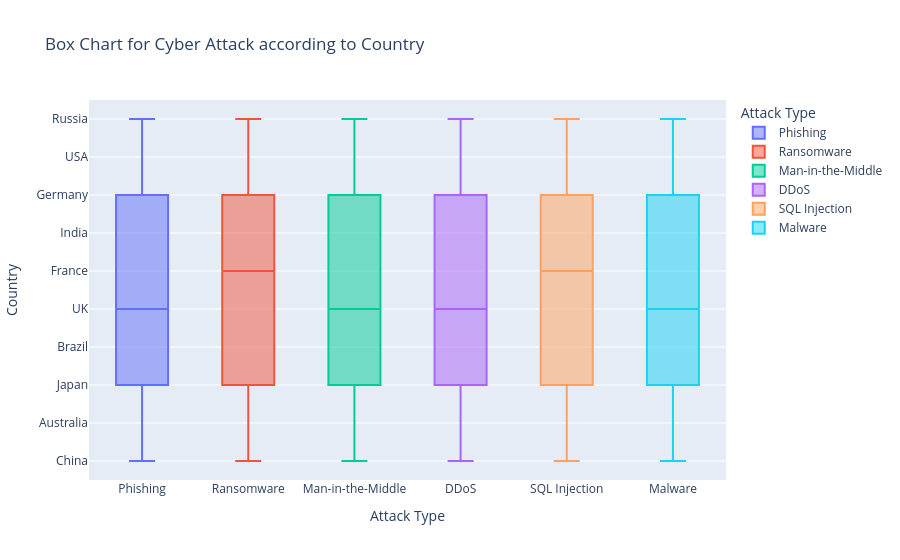

The notebook cell this image was saved under:
### Code cell
fix=px.box(df,x="Attack Type",y="Country",color="Attack Type",title="Box Chart for Cyber Attack according to Country ")
fix.show()

### Figure 1 — Plotly figure (JSON) as saved in the notebook; plotly's stock layout.template omitted (floating-point values rounded to 4 significant figures; data arrays with more than 128 entries replaced by an {"elided": "..."} marker saying what was removed)
{"data": [{"alignmentgroup": "True", "hovertemplate": "Attack Type=%{x}<br>Country=%{y}<extra></extra>", "legendgroup": "Phishing", "marker": {"color": "#636efa"}, "name": "Phishing", "notched": false, "offsetgroup": "Phishing", "orientation": "v", "showlegend": true, "type": "box", "x": {"elided": "529 str values"}, "x0": " ", "xaxis": "x", "y": {"elided": "529 str values"}, "y0": " ", "yaxis": "y"}, {"alignmentgroup": "True", "hovertemplate": "Attack Type=%{x}<br>Country=%{y}<extra></extra>", "legendgroup": "Ransomware", "marker": {"color": "#EF553B"}, "name": "Ransomware", "notched": false, "offsetgroup": "Ransomware", "orientation": "v", "showlegend": true, "type": "box", "x": {"elided": "493 str values"}, "x0": " ", "xaxis": "x", "y": {"elided": "493 str values"}, "y0": " ", "yaxis": "y"}, {"alignmentgroup": "True", "hovertemplate": "Attack Type=%{x}<br>Country=%{y}<extra></extra>", "legendgroup": "Man-in-the-Middle", "marker": {"color": "#00cc96"}, "name": "Man-in-the-Middle", "notched": false, "offsetgroup": "Man-in-the-Middle", "orientation": "v", "showlegend": true, "type": "box", "x": {"elided": "459 str values"}, "x0": " ", "xaxis": "x", "y": {"elided": "459 str values"}, "y0": " ", "yaxis": "y"}, {"alignmentgroup": "True", "hovertemplate": "Attack Type=%{x}<br>Country=%{y}<extra></extra>", "legendgroup": "DDoS", "marker": {"color": "#ab63fa"}, "name": "DDoS", "notched": false, "offsetgroup": "DDoS", "orientation": "v", "showlegend": true, "type": "box", "x": {"elided": "531 str values"}, "x0": " ", "xaxis": "x", "y": {"elided": "531 str values"}, "y0": " ", "yaxis": "y"}, {"alignmentgroup": "True", "hovertemplate": "Attack Type=%{x}<br>Country=%{y}<extra></extra>", "legendgroup": "SQL Injection", "marker": {"color": "#FFA15A"}, "name": "SQL Injection", "notched": false, "offsetgroup": "SQL Injection", "orientation": "v", "showlegend": true, "type": "box", "x": {"elided": "503 str values"}, "x0": " ", "xaxis": "x", "y": {"elided": "503 str values"}, "y0": " ", "yaxis": "y"}, {"alignmentgroup": "True", "hovertemplate": "Attack Type=%{x}<br>Country=%{y}<extra></extra>", "legendgroup": "Malware", "marker": {"color": "#19d3f3"}, "name": "Malware", "notched": false, "offsetgroup": "Malware", "orientation": "v", "showlegend": true, "type": "box", "x": {"elided": "485 str values"}, "x0": " ", "xaxis": "x", "y": {"elided": "485 str values"}, "y0": " ", "yaxis": "y"}], "layout": {"boxmode": "overlay", "legend": {"title": {"text": "Attack Type"}, "tracegroupgap": 0}, "title": {"text": "Box Chart for Cyber Attack according to Country "}, "xaxis": {"anchor": "y", "categoryarray": ["Phishing", "Ransomware", "Man-in-the-Middle", "DDoS", "SQL Injection", "Malware"], "categoryorder": "array", "domain": [0, 1], "title": {"text": "Attack Type"}}, "yaxis": {"anchor": "x", "domain": [0, 1], "title": {"text": "Country"}}}}
